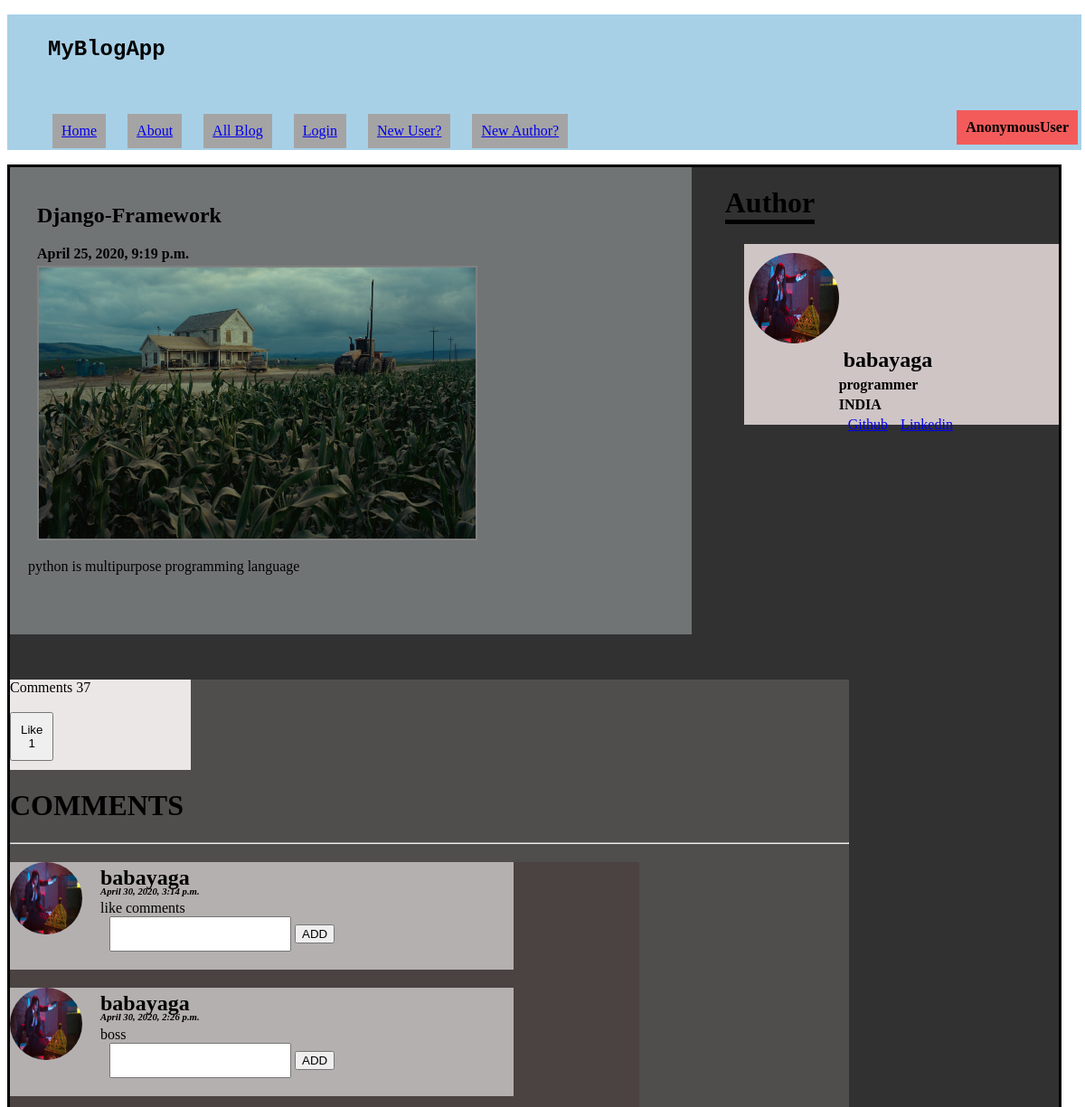
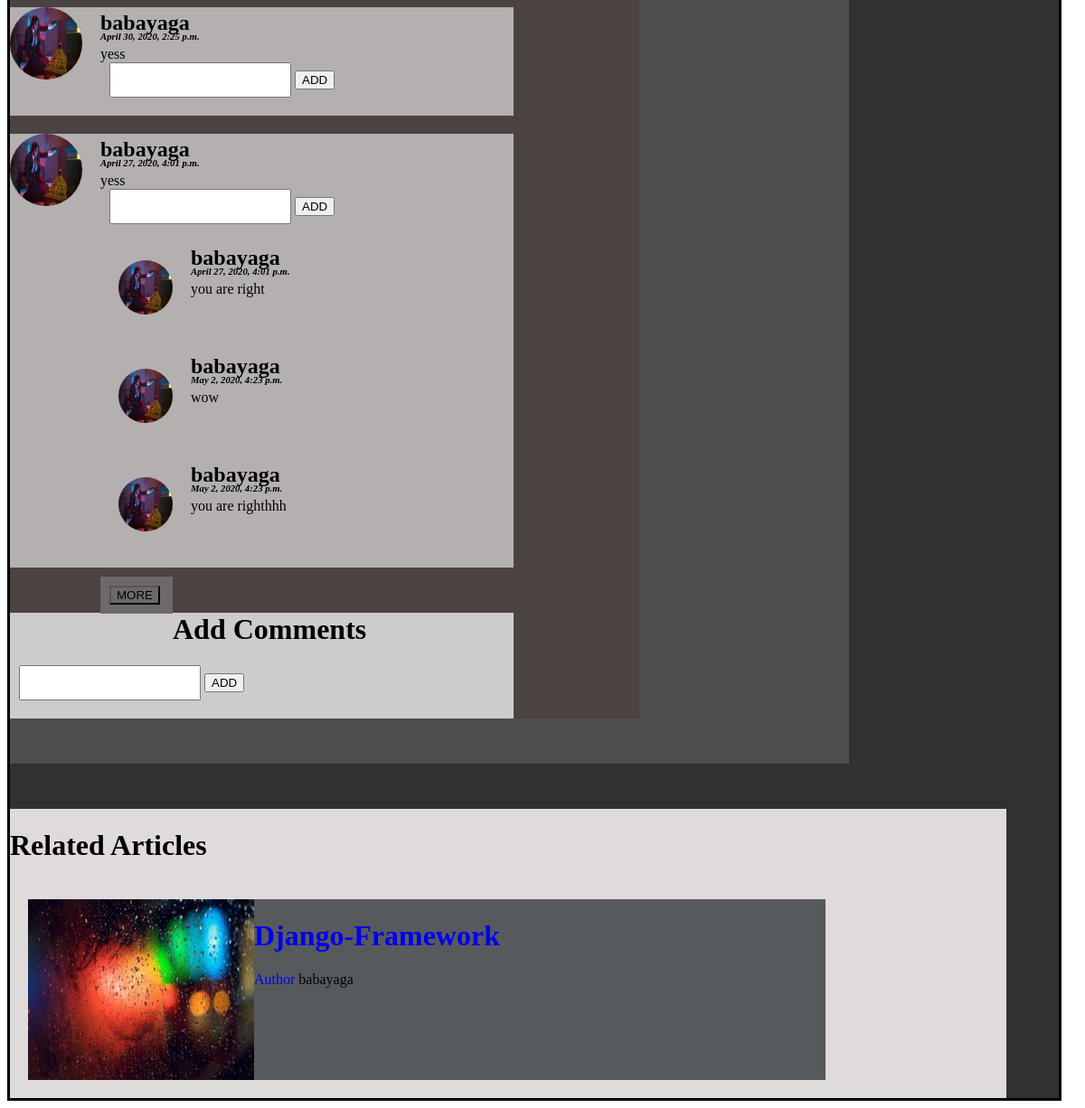
The page / on the database its author committed (2 pictures, top to bottom).
### blog_app/models.py (models this page shows, shortened)
class Article(models.Model):
    type =(
        ("Programming","Programming"),
        ("Framework","Framework"),
        ("Hacking","Hacking"),
        ("Language","Language"),
        ("Other","Other"),
    )
    author = models.ForeignKey('MyUser',blank=True,null=True,on_delete=models.CASCADE)
    author_name = models.CharField(blank=True,max_length=25)
    title = models.CharField(max_length=50)
    thumbnail = models.ImageField(upload_to='thumbnail_img/')
    upload_date = models.DateTimeField(blank=True,default=timezone.now)
    category = models.CharField(max_length=30,default="Other",choices=type)
    content = models.CharField(max_length=5000)
    accessible = models.BooleanField(blank=True,default=False)

class MyUser(AbstractBaseUser,PermissionsMixin):
    f_name = models.CharField(blank=True,max_length=20,null=True)
    s_name = models.CharField(blank=True,max_length=20,null=True)
    email = models.CharField(max_length=40, unique=True)
    username = models.CharField(max_length=25,unique=True)
    profile_pic = models.ImageField(upload_to='user_pic')
    date_joined = models.DateField(default=timezone.now)
    occupation = models.CharField(blank=True,max_length=50,null=True)
    country = models.CharField(blank=True,max_length=15,null=True)
    authorise = models.BooleanField(default=False)
    github_address = models.CharField(blank=True,max_length=50,null=True)
    linkedin_address = models.CharField(blank=True,max_length=50,null=True)
    instagram_address = models.CharField(blank=True,max_length=50,null=True)
    is_active = models.BooleanField(default=True)
    is_author = models.BooleanField(default=False)
    is_user = models.BooleanField(default=False)
    is_staff = models.BooleanField(default=False)
    password = models.CharField(max_length=25)
    USERNAME_FIELD = 'email'
    REQUIRED_FIELDS = []
    objects = CustomUserManager()

class UserComments(models.Model):
    user = models.ForeignKey('MyUser',blank=True,null=True,on_delete=models.CASCADE)
    article = models.ForeignKey('Article',on_delete=models.CASCADE)
    u_msg = models.CharField(max_length=200)
    u_name = models.CharField(max_length=25)
    cmt_date = models.DateTimeField(default=timezone.now)

class ReplyComments(models.Model):
    article = models.ForeignKey('Article',on_delete=models.CASCADE)
    main_cmt = models.ForeignKey('UserComments',on_delete=models.CASCADE)
    r_msg = models.CharField(max_length=200)
    u_name = models.CharField(max_length=25)
    cmt_date = models.DateTimeField(default=timezone.now)

### blog_app/views.py (the view)
# urls.py: path('', views.index),
def index(request):
    new_blog = Article.objects.last()
    author = MyUser.objects.get(id=new_blog.author_id,is_author=True)
    related_articles = Article.objects.filter(category=new_blog.category,accessible=True)
    user = request.user
    total_cmts = UserComments.objects.filter(article_id=new_blog.id).count()
    cmts = UserComments.objects.filter(article_id=new_blog.id).order_by('-id')[:4]
    morecount = UserComments.objects.all().count()
    if morecount > 4:
        more = True
        request.session['next'] = '2'
    else:
        more = False
    replys = ReplyComments.objects.filter(article_id=new_blog.id)
    likes = ArticleLikes.objects.filter(article_id=new_blog.id).count()
    userlike = ArticleLikes.objects.filter(article_id=new_blog.id,user_id=request.user.id).exists()
    if userlike:
        active='blue'
    else:
        active ='black'
    context = {'more':more,'related_articles':related_articles,'active':active,'user':user,'new_blog':new_blog,'cmts':cmts,'replys':replys,'author':author,'likes':likes,'total_cmt':total_cmts}
    return render(request,'index.html',context)

### blog/templates/index.html (shortened to what this page needs)
<!DOCTYPE html>
{% load static %}
<html lang="en">
<head>
  <link rel="stylesheet" href="{% static 'style.css'%}">
</head>
<body>
<header>
<nav class="navbar navbar-expand-sm bg-light">
  <ul class="navbar-nav">
    <div class="web-title">
    <h2 style="font-family:Lucida Console, Courier, monospace;">MyBlogApp</h2><br>
  </div>
    <li class="nav-item">
      <a class="nav-link" href="\">Home</a>
    </li>
    <li class="nav-item">
      <a class="nav-link" href="{% url 'about' %}">About</a>
    </li>
    <li class="nav-item">
      <a class="nav-link" href="{% url 'all_blogs' %}">All Blog</a>
    </li>
    {% if user.is_authenticated %}
    {% if user.is_author %}
    <li class="nav-item">
      <a class="nav-link" href="{% url 'author_dashboard' %}">DashBoard</a>
    </li>
    {% else %}
    <li class="nav-item">
      <a class="nav-link" href="/author_register">Are You Author?</a>
    </li>
    {%endif%}
    {%else%}
    <li class="nav-item">
      <a class="nav-link" href="{% url 'login' %}">Login</a>
    </li>
    <li class="nav-item">
      <a class="nav-link" href="/user_register">New User?</a>
    </li>
    <li class="nav-item">
      <a class="nav-link" href="/author_register">New Author?</a>
    </li>
    {%endif%}
  </ul>
  {% if user.is_authenticated %}
  <div style="padding: 10px; background: rgb(91, 243, 116); float: right; margin-top: -60px;"><strong>{{user}}</strong>
      <a class="nav-link" href="logout">Logout</a>
   </div>
   {%else%}
   <div style="padding: 10px; background: rgb(243, 91, 91); float: right; margin-top: -60px;"><strong>{{user}}</strong> </div>
  {%endif%}
</nav>
</header>
<div class="container">
  {% block body%}
  <div class="left-container">
    <div class="title">
    <h2>{{new_blog.title}}</h2>
    <h4>{{new_blog.upload_date}}</h4>
  </div>
    <div class="article">
      <div class="article-img"> <img src="/media/{{new_blog.thumbnail}}" alt="img"></div>
      <p> {{new_blog.content}}</p>
    </div>
  </div>
  <h1 style="float: right; margin-right: 270px; border-bottom: 5px solid black;">Author</h1>
  <div class="right-container">
    <div class="author-img"> <img src="/media/{{author.profile_pic}}" alt=""></div>
    <div class="author-info">
      <h2>{{author.username}}</h2>
     <h4>{{author.occupation}}</h4>
       <h4>{{author.country}}</h4>
       {%if author.github_address %}
       <a href="{{author.github_address}}"><span class="social-link">Github</span></a>
       {%endif%}
       {%if author.linkedin_address %}
       <a href="{{author.linkedin_address}}"> <span class="social-link">Linkedin</span> </a>
       {%endif%}
      </div>
  </div>
  <div class="cmt-box">
    <div class="cmt-like" style="position: relative; width: 200px; height: 100px; background: rgb(235, 231, 231);">
      Comments {{total_cmt}} <br><br>
      <button id="like" style="padding: 10px;" ><div id="active" style="color:{{active}};"> Like </div>{{likes}}</button>
    </div>
    <h1>COMMENTS</h1>
    <hr>
    <div class="user-cmts">
      <div id="cmtdiv">
      {% for cmt in cmts %}
      <div class="user-cmt-box" style="margin-top: 20px;">
        <div class="user-img"> <img src="/media/{{cmt.user.profile_pic}}" alt=""></div>
        <div class="user-msg">
        <h2>{{cmt.u_name}}</h2>
        <h6 style="font-style: italic;">{{cmt.cmt_date}}</h6>
        <div style="margin-right: 20px; margin-top: -20px;">{{cmt.u_msg}}</div>
        <form id="cmt_reply-{{cmt.id}}" method="POST">
        <input type="text" name="r-msg" id="msg-{{cmt.id}}">
        <button onclick="comment_reply({{cmt.id}})" type="button">ADD</button>
      </form>
      </div>
     <div id="div-{{cmt.id}}">
      {% for reply in replys %}
      {% if reply.main_cmt_id == cmt.id%}
      <div class="sub-cmt">
        <div class="sub-user-img"> <img src="/media/{{reply.main_cmt.user.profile_pic}}" alt=""></div>
        <div class="user-msg">
        <h2>{{reply.u_name}}</h2>
        <h6 style="font-style: italic;">{{reply.cmt_date}}</h6>
        <div style="margin-right: 20px; margin-top: -20px;">{{reply.r_msg}}</div>
        </div>
      </div>
      {%endif%}
      {%endfor%}
    </div>
    </div>
      {% endfor %}
  </div>
  {% if more %}
  <div id="morecmt" style="float: left;">
    <div id="m" style="margin-top: 10px; margin-left: 100px; padding: 10px; width: 60px; background: rgb(109, 105, 105);"><button onclick="more()" style="background: none;">MORE</button></div>
  </div>
  {% endif %}
      <div class="cmt-form">
        <h1>Add Comments</h1>
        <form method="POST" id="cmtform" >
        <input type="text" name="cmt-msg" id="cmtmsg">
        <button id="addcmt">ADD</button>
      </form>
      </div>
    </div>
  </div>
  <div style="width: 95%; height: auto; background: rgb(223, 219, 219); display: grid;">
  <h1>Related Articles</h1>
  {% for article in related_articles%}
  {% ifequal article.id new_blog.id%}
  {%else%}
  <a href="{% url 'view_article' article.id %}">
  <div style="float: left; width: 80%; height: auto; background: rgb(87, 90, 92);   margin: 20px 10px 20px 20px;">
    <img src="/media/{{article.thumbnail}}" style="width: 250px; height: 200px; float: left;" alt="">
    <div><h1>{{article.title}}</h1></div>
    <label for="">Author </label><span style="color: black;">{{article.author_name}}</span>
  </div>
</a>
{%endifequal%}
  {% endfor %}
  </div>
{%endblock%}
</div>
</body>
</html>

### static/style.css (style rules this page uses)
.web-title { padding: 5px; }
.navbar-nav { width: 97%; height: 150px; background: rgb(167, 208, 231); text-decoration-style: none; }
.nav-item { margin: 10px; display: inline-flex; margin-top: 15px; }
.nav-link { padding: 10px; background: rgb(165, 164, 164); }
.container { width: 98%; height: auto; background: rgb(49, 49, 49); border: 3px solid black; }
.left-container { width: 65%; float: left; height: auto; background: rgb(113, 116, 117); margin-bottom: 50px; }
.article { float: left; width: 80%; height: auto; margin-left: 20px; margin-bottom: 50px; }
.article-img img { width: 80%; height: 300px; margin-left: 10px; border: 2px solid gray; }
.title { float: left; margin-left: 30px; margin-top: 20px; }
.right-container { float: right; width: 30%; height: 200px; background: rgb(207, 197, 197); }
.author-img img { margin-left: 5px; margin-top: 10px; float: left; width: 100px; height: 100px; border-radius: 100%; }
.author-info { float: right; width: 70%; height: 200px; }
.author-info h2 { margin: 5px; }
.social-link { margin-left: 10px; }
h4 { margin-top: 4px; margin-bottom:4px ; }
.cmt-box { width: 80%; height: auto; float: left; background: #504d4d; position: relative; margin-bottom: 50px; }
.user-cmts { width: 75%; height: auto; background: rgb(75, 66, 66); }
.user-img img { width: 80px; height: 80px; border-radius: 100%; }
.sub-user-img img { width: 60px; height: 60px; border-radius: 100%; margin-left: 20px; }
.user-cmt-box { width: 80%; height: auto; background: rgb(180, 176, 176); }
.user-msg { margin-left: 100px; margin-top: -100px; }
.user-msg h6 { margin-top: -25px; }
.cmt-form { width: 80%; height: auto; margin-top: 50px; margin-bottom: 50px; background: rgb(206, 203, 203); }
input { padding: 10px; margin-left: 10px; margin-bottom: 20px; }
.sub-cmt { margin-left: 100px; width: 80%; height: 100px; margin-top: 20px; }

### rows shown on the page
Article: title "Django-Framework", upload_date "April 25, 2020, 9:19 p.m.", thumbnail (picture), content "python is multipurpose programming language"
MyUser: profile_pic (picture), username "babayaga", occupation "programmer", country "INDIA"
UserComments: user.profile_pic (picture), u_name "babayaga", cmt_date "April 30, 2020, 3:14 p.m.", u_msg "like comments"
UserComments: user.profile_pic (picture), u_name "babayaga", cmt_date "April 30, 2020, 2:26 p.m.", u_msg "boss"
UserComments: user.profile_pic (picture), u_name "babayaga", cmt_date "April 30, 2020, 2:25 p.m.", u_msg "yess"
UserComments: user.profile_pic (picture), u_name "babayaga", cmt_date "April 27, 2020, 4:01 p.m.", u_msg "yess"
ReplyComments: main_cmt.user.profile_pic (picture), u_name "babayaga", cmt_date "April 27, 2020, 4:01 p.m.", r_msg "you are right"
ReplyComments: main_cmt.user.profile_pic (picture), u_name "babayaga", cmt_date "May 2, 2020, 4:23 p.m.", r_msg "wow"
ReplyComments: main_cmt.user.profile_pic (picture), u_name "babayaga", cmt_date "May 2, 2020, 4:23 p.m.", r_msg "you are righthhh"
Article: thumbnail (picture), title "Django-Framework", author_name "babayaga"

### other values the page prints
{{ user }} "AnonymousUser"
{{ total_cmt }} "37"
{{ likes }} "1"
